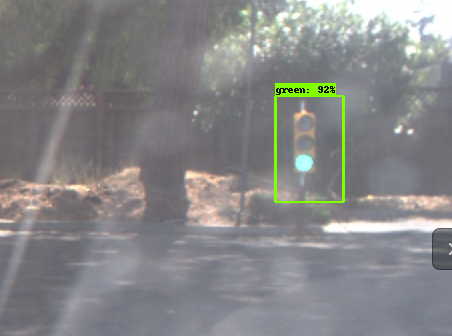
#> input picture imgs/RFCN_transfer_learned_model.png, 452 x 336 px
$ python -i tl_classifier.py   (imports and definitions only)
#> lines starting #> are read from the running program, lines starting #| are printed output that depends on the picture; after the words box and inside, x2 and y2 are one past the last pixel; in counts of white or black regions, pixels touching at a corner belong together
#> further down, picture is the input picture: shape (336, 452, 3); mean B, G, R 134.9, 134.4, 134.2
from styx_msgs.msg import TrafficLight
import numpy as np
import cv2


class TLClassifier(object):
    def __init__(self):
        pass

    def get_classification(self, image):
        """Determines the color of the traffic light in the image

        Args:
            image (cv::Mat): image containing the traffic light

        Returns:
            int: ID of traffic light color (specified in styx_msgs/TrafficLight)

        """

        decision = TrafficLight.UNKNOWN
        outim = image.copy();
        testim = cv2.cvtColor(image, cv2.COLOR_BGR2HSV)
#> testim: shape (336, 452, 3); mean H, S, V 101.6, 18.4, 140.8

        lowBound1 = np.array([0,51,50])
        highBound1 = np.array([10,255,255])
        testim1 = cv2.inRange(testim, lowBound1 , highBound1)
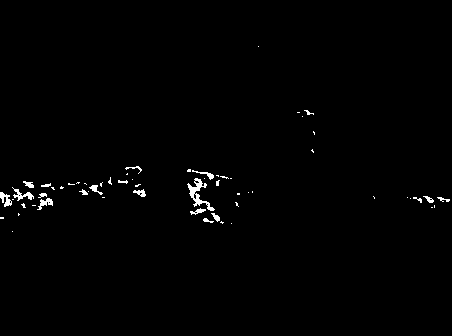
#> testim1: shape (336, 452); 0.88% white; 60 white regions (40 under 20 px), largest, box (x1, y1, x2, y2) and area: (187, 178, 215, 211) 267, (12, 187, 34, 201) 108, (0, 192, 12, 207) 95

        lowBound2 = np.array([170,51,50])
        highBound2 = np.array([180,255,255])
        testim2 = cv2.inRange(testim, lowBound2 , highBound2)
#> testim2: shape (336, 452); every value is 0

        testimcombined = cv2.addWeighted(testim1, 1.0, testim2, 1.0, 0.0)
        testimblur = cv2.GaussianBlur(testimcombined,(15,15),0)
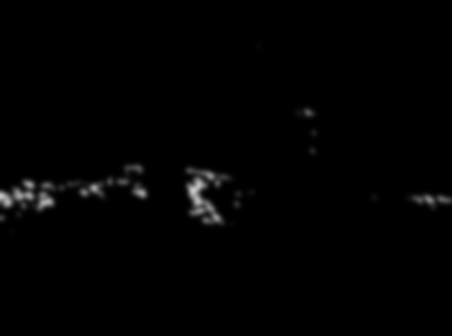
#> testimblur: shape (336, 452); min 0, max 202, mean 2.3
        c = cv2.HoughCircles(testimblur,cv2.HOUGH_GRADIENT,0.5, 41, param1=70, param2=30,minRadius=7,maxRadius=150)
#> c = None

        if c is not None:
            decision = TrafficLight.RED

        return decision


>>> import cv2
>>> picture = cv2.imread('../../../../imgs/RFCN_transfer_learned_model.png')
>>> result = TLClassifier().get_classification(picture)
